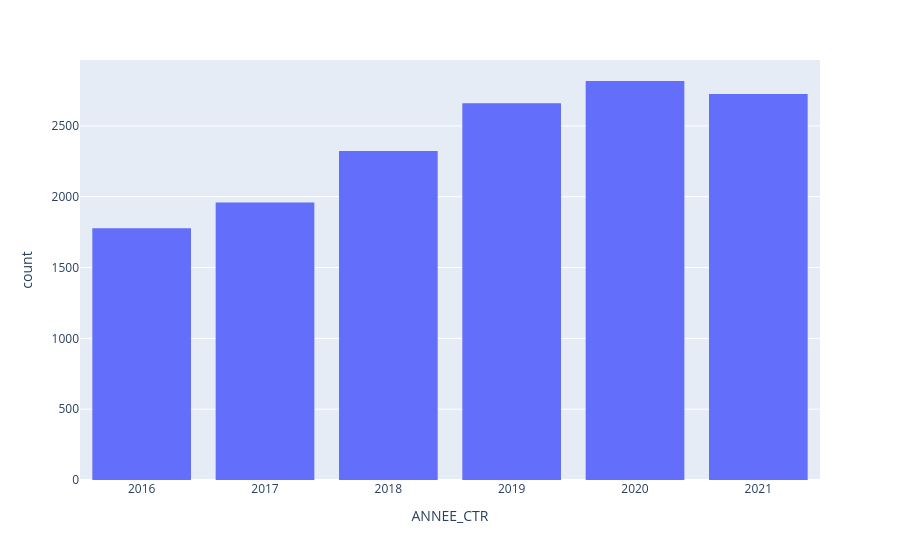

Notebook code cell kept with this figure:
### Markdown cell above
### Anlayse des caractéristiques du portefeuille

### Code cell
fig = px.histogram(data_set.sort_values("ANNEE_CTR"), x="ANNEE_CTR")
fig.update_xaxes(
    type="category",
)  # Cette ligne permet de forcer la variable comme variable catégorielle et non numérique

fig.show()

### Figure 1 — Plotly figure (JSON) as saved in the notebook; plotly's stock layout.template omitted (floating-point values rounded to 4 significant figures; data arrays with more than 128 entries replaced by an {"elided": "..."} marker saying what was removed)
{"data": [{"bingroup": "x", "hovertemplate": "ANNEE_CTR=%{x}<br>count=%{y}<extra></extra>", "legendgroup": "", "marker": {"color": "#636efa", "pattern": {"shape": ""}}, "name": "", "orientation": "v", "showlegend": false, "type": "histogram", "x": {"elided": "14264 int values"}, "xaxis": "x", "yaxis": "y"}], "layout": {"barmode": "relative", "legend": {"tracegroupgap": 0}, "margin": {"t": 60}, "xaxis": {"anchor": "y", "domain": [0, 1], "title": {"text": "ANNEE_CTR"}, "type": "category"}, "yaxis": {"anchor": "x", "domain": [0, 1], "title": {"text": "count"}}}}
